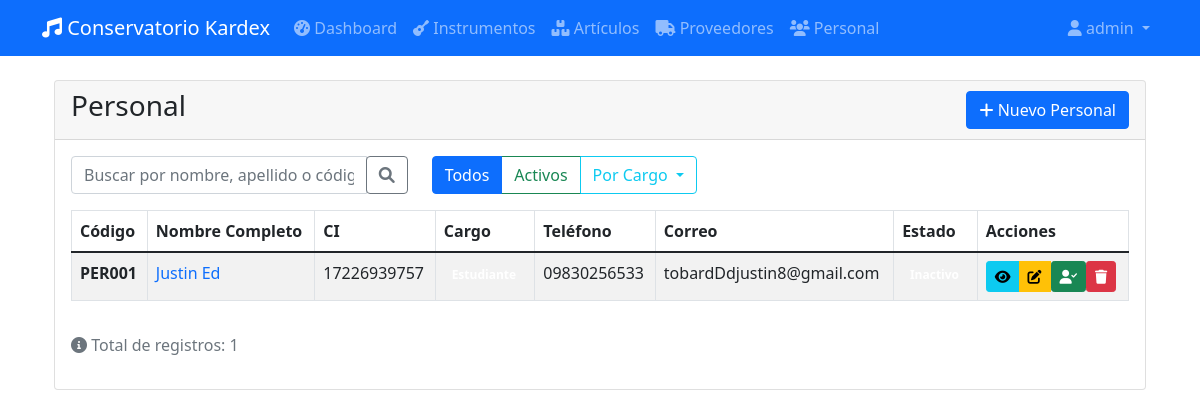
The page /personal/ (signed in) on the database its author committed.
### app/database/models.py (models this page shows, shortened)
class BaseModel(db.Model):
    __abstract__ = True
    id = db.Column(db.Integer, primary_key=True)
    created_at = db.Column(db.DateTime, default=datetime.utcnow)
    updated_at = db.Column(db.DateTime, default=datetime.utcnow, onupdate=datetime.utcnow)

class Usuario(UserMixin, BaseModel):
    __tablename__ = 'tb_usuario'
    u_username = db.Column(db.String(50), unique=True, nullable=False)
    u_password = db.Column(db.String(100), nullable=False)  # Almacenará el hash
    movimientos = db.relationship('MovimientoDetalle', backref='usuario', lazy=True)
    @property
    def username(self):
        return self.u_username

class Persona(BaseModel):
    __tablename__ = 'tb_persona'
    pe_codigo = db.Column(db.String(20), unique=True, nullable=False)
    pe_nombre = db.Column(db.String(100), nullable=False)
    pe_apellido = db.Column(db.String(100))
    pe_ci = db.Column(db.String(20))
    pe_telefono = db.Column(db.String(15))
    pe_correo = db.Column(db.String(100))
    pe_direccion = db.Column(db.String(200))
    pe_cargo = db.Column(db.String(50))
    pe_estado = db.Column(db.String(20), default='Activo')
    consumos = db.relationship('Consumo', backref='persona', lazy=True)

### app/routes/web/personal.py (the view)
@bp.route('/')
@login_required
def listar_personal():
    personal = personal_service.obtener_todos()
    return render_template('personal/list.html', personal=personal)

### app/database/repositories/base.py (called while the page is built)
    def get_all(self):
        return self.model.query.all()

### app/services/personal_service.py (called while the page is built)
    def obtener_todos(self):
        return self.repo.get_all()

### app/templates/personal/list.html (shortened to what this page needs)
{% extends "base.html" %}
{% block content %}
<div class="container-fluid">
    <div class="row">
        <div class="col-12">
            <div class="card">
                <div class="card-header d-flex justify-content-between align-items-center">
                    <h3 class="card-title">{{ titulo or "Personal" }}</h3>
                    <div class="card-tools">
                        <a href="{{ url_for('personal.nuevo_personal') }}" class="btn btn-primary">
                            <i class="fas fa-plus"></i> Nuevo Personal
                        </a>
                    </div>
                </div>
                <div class="card-body">
                    <div class="row mb-3">
                        <div class="col-md-4">
                            <form method="GET" action="{{ url_for('personal.buscar_personal') }}">
                                <div class="input-group">
                                    <input type="text" class="form-control" name="termino"
                                           placeholder="Buscar por nombre, apellido o código..."
                                           value="{{ request.args.get('termino', '') }}">
                                    <div class="input-group-append">
                                        <button class="btn btn-outline-secondary" type="submit">
                                            <i class="fas fa-search"></i>
                                        </button>
                                    </div>
                                </div>
                            </form>
                        </div>
                        <div class="col-md-8">
                            <div class="btn-group" role="group">
                                <a href="{{ url_for('personal.listar_personal') }}"
                                   class="btn btn-outline-primary {{ 'active' if request.endpoint == 'personal.listar_personal' }}">
                                    Todos
                                </a>
                                <a href="{{ url_for('personal.personal_activo') }}"
                                   class="btn btn-outline-success {{ 'active' if request.endpoint == 'personal.personal_activo' }}">
                                    Activos
                                </a>
                                <div class="btn-group" role="group">
                                    <button type="button" class="btn btn-outline-info dropdown-toggle"
                                            data-toggle="dropdown" aria-haspopup="true" aria-expanded="false">
                                        Por Cargo
                                    </button>
                                </div>
                            </div>
                        </div>
                    </div>
                    {% if personal %}
                    <div class="table-responsive">
                        <table class="table table-bordered table-striped">
                            <thead>
                                <tr>
                                    <th>Código</th>
                                    <th>Nombre Completo</th>
                                    <th>CI</th>
                                    <th>Cargo</th>
                                    <th>Teléfono</th>
                                    <th>Correo</th>
                                    <th>Estado</th>
                                    <th>Acciones</th>
                                </tr>
                            </thead>
                            <tbody>
                                {% for persona in personal %}
                                <tr>
                                    <td>
                                        <strong>{{ persona.pe_codigo }}</strong>
                                    </td>
                                    <td>
                                        <a href="{{ url_for('personal.detalle_personal', persona_id=persona.id) }}"
                                           class="text-decoration-none">
                                            {{ persona.pe_nombre }}
                                        </a>
                                    </td>
                                    <td>{{ persona.pe_ci or '-' }}</td>
                                    <td>
                                        {% if persona.pe_cargo %}
                                            <span class="badge badge-info">{{ persona.pe_cargo }}</span>
                                        {% else %}
                                            -
                                        {% endif %}
                                    </td>
                                    <td>{{ persona.pe_telefono or '-' }}</td>
                                    <td>{{ persona.pe_correo or '-' }}</td>
                                    <td>
                                        {% if persona.pe_estado == 'Activo' %}
                                            <span class="badge badge-success">{{ persona.pe_estado }}</span>
                                        {% else %}
                                            <span class="badge badge-secondary">{{ persona.pe_estado }}</span>
                                        {% endif %}
                                    </td>
                                    <td>
                                        <div class="btn-group btn-group-sm" role="group">
                                            <a href="{{ url_for('personal.detalle_personal', persona_id=persona.id) }}"
                                               class="btn btn-info btn-sm" title="Ver detalles">
                                                <i class="fas fa-eye"></i>
                                            </a>
                                            <a href="{{ url_for('personal.editar_personal', persona_id=persona.id) }}"
                                               class="btn btn-warning btn-sm" title="Editar">
                                                <i class="fas fa-edit"></i>
                                            </a>
                                            {% if persona.pe_estado == 'Activo' %}
                                                <form method="POST" action="{{ url_for('personal.cambiar_estado', persona_id=persona.id) }}"
                                                      style="display: inline;"
                                                      onsubmit="return confirm('¿Está seguro de desactivar a {{ persona.pe_nombre }}?')">
                                                    <input type="hidden" name="estado" value="Inactivo">
                                                    <button type="submit" class="btn btn-secondary btn-sm" title="Desactivar">
                                                        <i class="fas fa-user-slash"></i>
                                                    </button>
                                                </form>
                                            {% else %}
                                                <form method="POST" action="{{ url_for('personal.cambiar_estado', persona_id=persona.id) }}"
                                                      style="display: inline;">
                                                    <button type="submit" class="btn btn-success btn-sm" title="Activar">
                                                        <i class="fas fa-user-check"></i>
                                                    </button>
                                                </form>
                                            {% endif %}
                                            <form method="POST" action="{{ url_for('personal.eliminar_personal', persona_id=persona.id) }}"
                                                  style="display: inline;"
                                                  onsubmit="return confirm('¿Está seguro de eliminar a {{ persona.pe_nombre }}? Esta acción no se puede deshacer.')">
                                                <button type="submit" class="btn btn-danger btn-sm" title="Eliminar">
                                                    <i class="fas fa-trash"></i>
                                                </button>
                                            </form>
                                        </div>
                                    </td>
                                </tr>
                                {% endfor %}
                            </tbody>
                        </table>
                    </div>
                    <div class="mt-3">
                        <p class="text-muted">
                            <i class="fas fa-info-circle"></i>
                            Total de registros: {{ personal|length }}
                        </p>
                    </div>
                    {% endif %}
                </div>
            </div>
        </div>
    </div>
</div>
{% endblock %}

### app/templates/base.html (shortened to what this page needs)
<!DOCTYPE html>
<html lang="es">
<head>
    <link href="https://cdn.jsdelivr.net/npm/bootstrap@5.1.3/dist/css/bootstrap.min.css" rel="stylesheet">
    <link href="https://cdnjs.cloudflare.com/ajax/libs/font-awesome/6.0.0/css/all.min.css" rel="stylesheet">
</head>
<body>
    <nav class="navbar navbar-expand-lg navbar-dark bg-primary">
        <div class="container">
            <a class="navbar-brand" href="{{ url_for('dashboard.index') }}">
                <i class="fas fa-music"></i> Conservatorio Kardex
            </a>
            <div class="collapse navbar-collapse" id="navbarNav">
                {% if current_user.is_authenticated %}
                <ul class="navbar-nav me-auto">
                    <li class="nav-item">
                        <a class="nav-link" href="{{ url_for('dashboard.index') }}">
                            <i class="fas fa-tachometer-alt"></i> Dashboard
                        </a>
                    </li>
                    <li class="nav-item">
                        <a class="nav-link" href="{{ url_for('instrumentos.listar_instrumentos') }}">
                            <i class="fas fa-guitar"></i> Instrumentos
                        </a>
                    </li>
                    <li class="nav-item">
                        <a class="nav-link" href="{{ url_for('articulos.listar_articulos') }}">
                            <i class="fas fa-boxes"></i> Artículos
                        </a>
                    </li>
                    <li class="nav-item">
                        <a class="nav-link" href="{{ url_for('proveedores.listar_proveedores') }}">
                            <i class="fas fa-truck"></i> Proveedores
                        </a>
                    </li>
                    <li class="nav-item">
                        <a class="nav-link" href="{{ url_for('personal.listar_personal') }}">
                            <i class="fas fa-users"></i> Personal
                        </a>
                    </li>
                </ul>
                <ul class="navbar-nav">
                    <li class="nav-item dropdown">
                        <a class="nav-link dropdown-toggle" href="#" id="navbarDropdown" role="button" data-bs-toggle="dropdown">
                            <i class="fas fa-user"></i> {{ current_user.username }}
                        </a>
                    </li>
                </ul>
                {% endif %}
            </div>
        </div>
    </nav>
    <div class="container mt-4">
        {% block content %}{% endblock %}
    </div>
</body>
</html>

### rows shown on the page
Usuario: username "admin"
Persona: pe_codigo "PER001", pe_nombre "Justin Ed", pe_ci "17226939757", pe_telefono "09830256533", pe_correo "tobardDdjustin8@gmail.com"

### other values the page prints
{{ titulo or "Personal" }} "Personal"
{{ personal|length }} "1"
